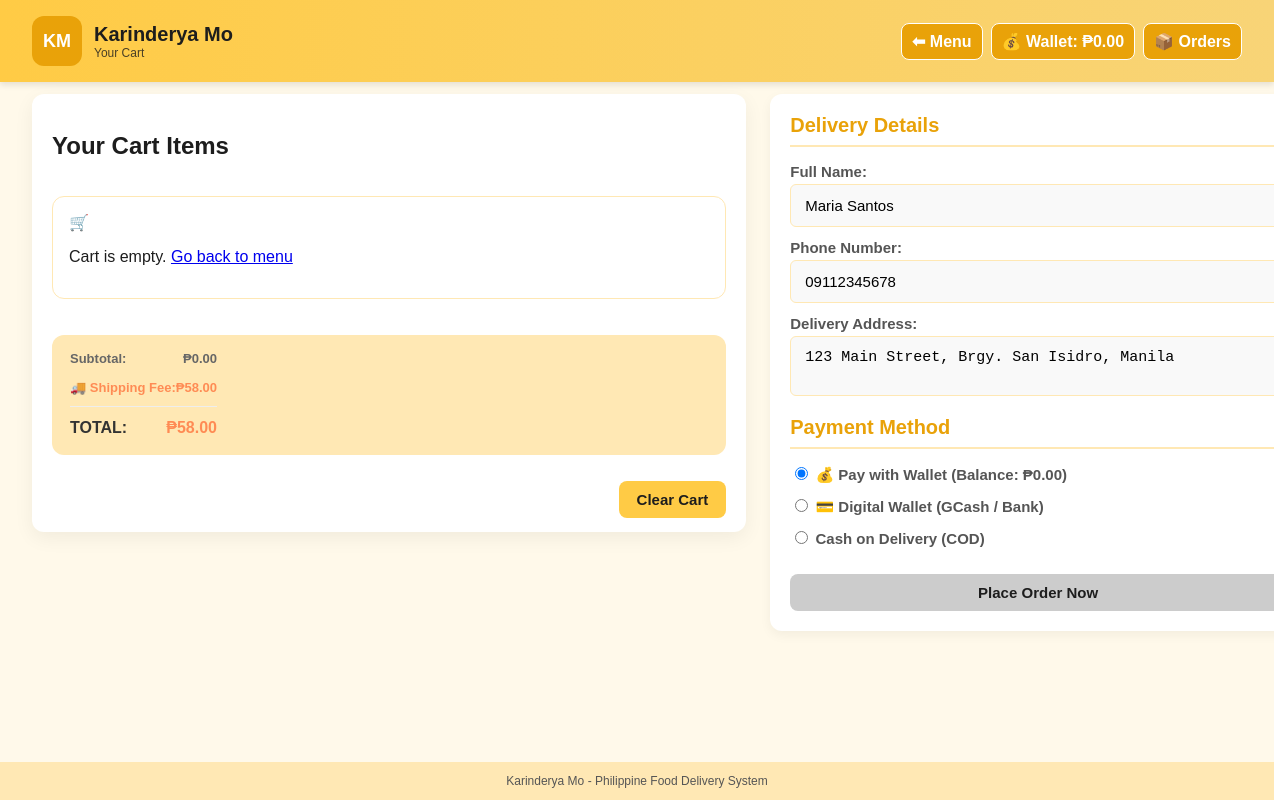
Page /cart.php (signed in) on the committed database.
### tables this page shows
CREATE TABLE IF NOT EXISTS `wallet` (
  `id` INT UNSIGNED NOT NULL AUTO_INCREMENT,
  `user_id` INT UNSIGNED NOT NULL,
  `balance` DECIMAL(10, 2) NOT NULL DEFAULT 0.00,
  `created_at` TIMESTAMP NOT NULL DEFAULT CURRENT_TIMESTAMP,
  `updated_at` TIMESTAMP DEFAULT CURRENT_TIMESTAMP ON UPDATE CURRENT_TIMESTAMP,
  PRIMARY KEY (`id`),
  FOREIGN KEY (`user_id`) REFERENCES `users`(`id`) ON DELETE CASCADE,
  UNIQUE KEY `unique_user_wallet` (`user_id`)
);

CREATE TABLE IF NOT EXISTS `users` (
  `id` INT UNSIGNED NOT NULL AUTO_INCREMENT,
  `name` VARCHAR(150) NOT NULL,
  `email` VARCHAR(255) NOT NULL UNIQUE,
  `password` VARCHAR(255) NOT NULL,
  `phone` VARCHAR(20),
  `delivery_address` TEXT,
  `role` ENUM('owner','admin','rider','customer') NOT NULL DEFAULT 'customer',
  `status` ENUM('active','inactive','suspended') NOT NULL DEFAULT 'active',
  `created_at` TIMESTAMP NOT NULL DEFAULT CURRENT_TIMESTAMP,
  `updated_at` TIMESTAMP DEFAULT CURRENT_TIMESTAMP ON UPDATE CURRENT_TIMESTAMP,
  PRIMARY KEY (`id`),
  INDEX `email_idx` (`email`),
  INDEX `role_idx` (`role`)
);

### includes/settings.php (called while the page is built, shortened)
<?php
function load_settings() {
    static $cache = null;
    if ($cache !== null) return $cache;
    $cache = [];
    try {
        $pdo = getPDO();
        $stmt = $pdo->query('SELECT key_name, value FROM settings');
        foreach ($stmt->fetchAll() as $row) {
            $cache[$row['key_name']] = $row['value'];
        }
    } catch (Exception $e) {
    }
    return $cache;
}
function get_setting($key, $default = null) {
    $all = load_settings();
    if (isset($all[$key]) && $all[$key] !== '') return $all[$key];
    return $default;
}
?>

### cart.php (the view, shortened to what this page needs)
<?php
require_once __DIR__ . '/includes/settings.php';
$pdo = getPDO();
$user_id = $_SESSION['user_id'];
$wallet_user_id = $_SESSION['bank_unlocked_user_id'] ?? $user_id;
$userStmt = $pdo->prepare('SELECT * FROM users WHERE id = ? AND role = "customer"');
$userStmt->execute([$user_id]);
$customer = $userStmt->fetch();
try {
    $walletStmt = $pdo->prepare('SELECT balance FROM wallet WHERE user_id = ?');
    $walletStmt->execute([$wallet_user_id]);
    $wallet = $walletStmt->fetch();
    $wallet_balance = $wallet ? $wallet['balance'] : 0.00;
} catch (Exception $e) {
    $wallet_balance = 0.00;
}
$wallet_owner_name = $customer['name'];
?>
<!DOCTYPE html>
<html lang="en">
<head>
    <title>Your Cart — <?php echo htmlspecialchars(get_setting('site_name', 'Karinderya Mo')); ?></title>
    <link rel="stylesheet" href="css/design.css">
</head>
<body>
    <div class="app">
        <header>
            <div class="brand">
                <div class="logo">KM</div>
                <div>
                    <h1 class="site-name"><?php echo htmlspecialchars(get_setting('site_name', 'Karinderya Mo')); ?></h1>
                    <p class="lead">Your Cart</p>
                </div>
            </div>
            <div class="actions">
                <a href="index.php" class="icon-btn" title="Back to Menu">⬅ Menu</a>
                <a href="customer_wallet.php" class="icon-btn" title="My Wallet">💰 Wallet: ₱<?= number_format($wallet_balance, 2) ?><?php if ($wallet_user_id !== $user_id): ?> (<?= htmlspecialchars($wallet_owner_name) ?>)<?php endif; ?></a>
                <a href="customer_profile.php" class="icon-btn" title="My Orders">📦 Orders</a>
            </div>
        </header>
        <main class="cart-main">
            <div class="cart-container">
                <div class="cart-details-col">
                    <h2>Your Cart Items</h2>
                    <div class="cart-list-wrapper">
                        <div class="cart-list" id="cart-list">
                            <div class="empty-message" id="empty-cart">
                                <div class="empty-message-icon">🛒</div>
                                <p>Cart is empty. <a href="index.php">Go back to menu</a></p>
                            </div>
                        </div>
                    </div>
                    <div class="total-summary">
                        <div class="total" id="cart-total">
                        </div>
                    </div>
                    <div class="cart-actions-bottom">
                        <button type="button" class="btn" id="clear">Clear Cart</button>
                    </div>
                </div>
                <div class="checkout-form-col">
                    <h3>Delivery Details</h3>
                    <form id="checkout-form">
                        <div class="form-group">
                            <label for="customer_name">Full Name:</label>
                            <input type="text" id="customer_name" name="customer_name" value="<?php echo htmlspecialchars($customer['name']); ?>" required>
                        </div>
                        <div class="form-group">
                            <label for="contact_phone">Phone Number:</label>
                            <input type="tel" id="contact_phone" name="contact_phone" value="<?php echo htmlspecialchars($customer['phone'] ?? ''); ?>" required>
                        </div>
                        <div class="form-group">
                            <label for="delivery_address">Delivery Address:</label>
                            <textarea id="delivery_address" name="delivery_address" placeholder="Enter your complete delivery address" required><?php echo htmlspecialchars($customer['delivery_address'] ?? ''); ?></textarea>
                        </div>
                        <h3 style="margin-top: 20px; margin-bottom: 15px;">Payment Method</h3>
                        <div class="form-group">
                            <label>
                                <input type="radio" name="payment_method" value="wallet" checked>
                                💰 Pay with Wallet (Balance: ₱<?= number_format($wallet_balance, 2) ?><?php if ($wallet_user_id !== $user_id): ?> — <?= htmlspecialchars($wallet_owner_name) ?><?php endif; ?>)
                            </label>
                        </div>
                        <div class="form-group">
                            <label>
                                <input type="radio" name="payment_method" value="digital"> 💳 Digital Wallet (GCash / Bank)
                            </label>
                        </div>
                        <div class="form-group">
                            <label>
                                <input type="radio" name="payment_method" value="cod"> Cash on Delivery (COD)
                            </label>
                        </div>
                        <button type="submit" class="btn checkout-btn" id="checkout" disabled>
                            Place Order Now
                        </button>
                    </form>
                </div>
            </div>
        </main>
        <footer>
            <span class="site-name"><?php echo htmlspecialchars(get_setting('site_name', 'Karinderya Mo')); ?></span> - <?php echo htmlspecialchars(get_setting('site_description', 'Lasapin ang sarap Pinoy!')); ?>
        </footer>
    </div>
</body>
</html>

### css/design.css (style rules this page uses)
:root { --bg: var(--theme-bg, #fff9ea); --muted: var(--theme-muted, #ffe8b4); --card: #fff; --accent: var(--theme-primary, #ffcb45); --accent-2: var(--theme-secondary, #f8d477); --strong-accent: var(--theme-strong, #e9a209); --text: var(--theme-text, #1d1d1d); --radius: 12px; }
body { margin: 0; font-family: 'Poppins', sans-serif; background-color: var(--bg); color: var(--text); }
.app { display: flex; flex-direction: column; min-height: 100vh; }
header { display: flex; justify-content: space-between; align-items: center; background: linear-gradient(90deg, var(--accent), var(--accent-2)); color: var(--text); padding: 16px 32px; position: sticky; top: 0; z-index: 100; box-shadow: 0 3px 6px rgba(0,0,0,0.1); }
header .brand { display: flex; align-items: center; gap: 12px; }
header .brand .logo { background-color: var(--strong-accent); width: 50px; height: 50px; border-radius: 12px; display: flex; align-items: center; justify-content: center; font-weight: 700; font-size: 18px; color: var(--card); }
header h1 { margin: 0; font-size: 20px; }
header p.lead { margin: 0; font-size: 12px; opacity: 0.8; }
header .actions { display: flex; align-items: center; gap: 8px; }
main { display: flex; flex: 1; gap: 24px; padding: 24px; }
.btn { background-color: var(--accent); color: var(--text); border: none; padding: 10px 18px; border-radius: 8px; cursor: pointer; font-weight: 700; font-size: 15px; transition: background 0.2s, transform 0.1s; white-space: nowrap; }
.btn:disabled { background-color: #ccc !important; cursor: not-allowed; transform: none !important; box-shadow: none !important; }
.icon-btn { background-color: var(--strong-accent); border: 1px solid var(--card); border-radius: 8px; padding: 8px 10px; cursor: pointer; color: var(--card); font-weight: 600; text-decoration: none; transition: background 0.2s; }
footer { text-align: center; padding: 12px; font-size: 12px; color: #555; background-color: var(--muted); }
.cart-main { width: min(1320px, 100%); margin: 0 auto; padding: 12px 32px 32px; }
.cart-container { width: 100%; display: grid; grid-template-columns: minmax(0, 1.2fr) minmax(0, 0.9fr); gap: 24px; align-items: flex-start; }
.cart-details-col { display: flex; flex-direction: column; gap: 16px; background: var(--card); border-radius: var(--radius); padding: 18px 20px 14px; box-shadow: 0 6px 20px rgba(0,0,0,0.06); }
.cart-list-wrapper { background-color: var(--card); border: 1px solid var(--muted); border-radius: var(--radius); padding: 16px; flex-grow: 1; }
.cart-list { display: flex; flex-direction: column; gap: 14px; max-height: 480px; overflow-y: auto; overflow-x: hidden; padding-right: 10px; }
.total-summary { margin-top: 10px; padding-top: 10px; }
.total { display: flex; justify-content: space-between; font-weight: 800; font-size: 22px; padding: 14px 18px; background-color: var(--muted); border-radius: var(--radius); color: var(--strong-accent); }
.cart-actions-bottom { display: flex; justify-content: flex-end; margin-top: 10px; }
.checkout-form-col { background-color: var(--card); border-radius: var(--radius); padding: 20px; box-shadow: 0 4px 12px rgba(0,0,0,0.05); height: fit-content; }
.checkout-form-col h3 { color: var(--strong-accent); border-bottom: 2px solid var(--muted); padding-bottom: 8px; margin-top: 0; margin-bottom: 16px; font-size: 20px; }
.form-group { display: flex; flex-direction: column; gap: 4px; margin-bottom: 12px; }
.form-group label { font-size: 15px; font-weight: 600; color: #555; }
.form-group input, .form-group textarea { padding: 12px 14px; border: 1px solid var(--muted); border-radius: 6px; font-size: 15px; outline: none; transition: border-color 0.2s; background-color: #F9F9F9; }
.checkout-btn { width: 100%; margin-top: 15px; }

### rows in the picture
wallet: balance "0.00"
users: customer_name "Maria Santos", contact_phone "09112345678", delivery_address "123 Main Street, Brgy. San Isidro, Manila"

### other values in the picture
get_setting('site_name', 'Karinderya Mo') "Karinderya Mo"
get_setting('site_description', 'Lasapin ang sarap Pinoy!') "Philippine Food Delivery System"
